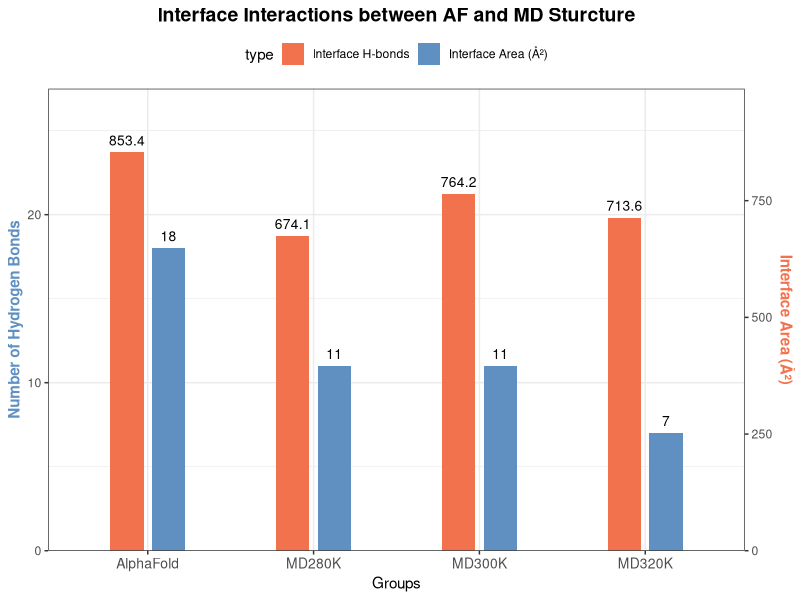

Source code (R):
# This script is used to visualize the interface hydrogen bond number and interface area
# between the AlphaFold predicted structure and MD final averaged structures (45–50 ns) for Figure2E.
# Four groups are included: AlphaFold, MD 280 K, MD 300 K, and MD 320 K.
# Results of interface hydrogen bond number were obtained from PyMOL analysis.
# Results of interface area were obtained from PISA at PDBe website.

library(ggplot2)
library(tidyr)

# 1. Create data frame for interface interactions
# HBonds: number of interface hydrogen bonds; Area: interface area (Å²)
raw_data <- data.frame(
  temp = c("AlphaFold", "MD280K", "MD300K", "MD320K"),
  HBonds = c(18, 11, 11, 7),
  Area = c(853.4, 674.1, 764.2, 713.6)
)

# 2. Set axis ranges for dual-y plot visualization
hbond_limits <- c(0, 25)      # Left axis: range for hydrogen bond number
area_limits <- c(0, 900)      # Right axis: range for interface area

# 3. Calculate scaling parameters for dual y-axis transformation
scale <- (area_limits[2] - area_limits[1]) / (hbond_limits[2] - hbond_limits[1])
offset <- area_limits[1] - hbond_limits[1] * scale

# 4. Reshape data to long format for grouped bar plot
data_plot <- pivot_longer(raw_data, cols = c("HBonds", "Area"), names_to = "type", values_to = "orig_val")

# Map area values to the hydrogen bond coordinate system for visualization
data_plot$plot_val <- ifelse(data_plot$type == "HBonds", 
                             data_plot$orig_val, 
                             (data_plot$orig_val - offset) / scale)

# Set fixed x-axis order
data_plot$temp <- factor(data_plot$temp, levels = c("AlphaFold", "MD280K", "MD300K", "MD320K"))

# 5. Figure 2E: Grouped bar chart with dual y-axis
ggplot(data_plot, aes(x = temp, y = plot_val, fill = type)) +
  
  # Grouped bars
  geom_col(position = position_dodge(width = 0.5), width = 0.4) +
  
  # Show value labels on top of bars
  geom_text(
    aes(group = type, label = round(orig_val, 1)),
    position = position_dodge(width = 0.5), 
    vjust = -0.7, 
    size = 3.5
  ) +
  
  # Dual y-axis configuration
  scale_y_continuous(
    name = "Number of Hydrogen Bonds",
    limits = hbond_limits,
    expand = expansion(mult = c(0, 0.1)),
    sec.axis = sec_axis(~ . * scale + offset, name = "Interface Area (Å²)")
  ) +
  
  # Consistent color scheme with all other figures
  scale_fill_manual(
    values = c("HBonds" = "#6090C1", "Area" = "#f2724D"),
    labels = c("Interface H-bonds", "Interface Area (Å²)")
  ) +
  
  labs(x = "Groups", title = "Interface Interactions between AF and MD Sturcture") +
  
  theme_bw() +
  theme(
    plot.title = element_text(face = "bold", size = 14, hjust = 0.5),
    axis.title.y.left = element_text(color = "#6090C1", face = "bold"),
    axis.title.y.right = element_text(color = "#f2724D", face = "bold"),
    legend.position = "top",
    axis.text.x = element_text(angle = 0, size = 10)
  )
